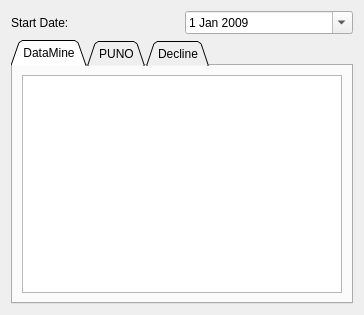
<ui version="4.0" >
 <class>Form</class>
 <widget class="QWidget" name="Form" >
  <property name="geometry" >
   <rect>
    <x>0</x>
    <y>0</y>
    <width>364</width>
    <height>315</height>
   </rect>
  </property>
  <property name="windowTitle" >
   <string>Form</string>
  </property>
  <layout class="QVBoxLayout" name="verticalLayout" >
   <item>
    <layout class="QHBoxLayout" name="horizontalLayout" >
     <item>
      <widget class="QLabel" name="lblStartDate" >
       <property name="text" >
        <string>Start Date:</string>
       </property>
      </widget>
     </item>
     <item>
      <widget class="QDateEdit" name="StartDate" >
       <property name="dateTime" >
        <datetime>
         <hour>0</hour>
         <minute>0</minute>
         <second>0</second>
         <year>2009</year>
         <month>1</month>
         <day>1</day>
        </datetime>
       </property>
       <property name="calendarPopup" >
        <bool>true</bool>
       </property>
      </widget>
     </item>
    </layout>
   </item>
   <item>
    <widget class="QTabWidget" name="tabWidget" >
     <property name="tabShape" >
      <enum>QTabWidget::Triangular</enum>
     </property>
     <property name="currentIndex" >
      <number>0</number>
     </property>
     <widget class="QWidget" name="tab" >
      <attribute name="title" >
       <string>DataMine</string>
      </attribute>
      <layout class="QGridLayout" name="gridLayout" >
       <item row="0" column="0" >
        <widget class="QTableWidget" name="DMWArraysWidget" />
       </item>
      </layout>
     </widget>
     <widget class="QWidget" name="tab_2" >
      <attribute name="title" >
       <string>PUNO</string>
      </attribute>
      <layout class="QGridLayout" name="gridLayout_2" >
       <item row="0" column="0" >
        <widget class="QTableWidget" name="PunoArraysWidget" />
       </item>
      </layout>
     </widget>
     <widget class="QWidget" name="tab_3" >
      <attribute name="title" >
       <string>Decline</string>
      </attribute>
      <layout class="QGridLayout" name="gridLayout_3" >
       <item row="0" column="0" >
        <widget class="QTableWidget" name="DeclineArraysWidget" />
       </item>
      </layout>
     </widget>
    </widget>
   </item>
  </layout>
 </widget>
 <resources/>
 <connections/>
</ui>
